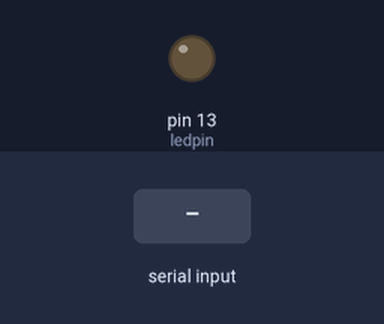
Bench run of a sketch on a simulated Arduino Uno, built with avr-gcc and run on an emulated ATmega328P. Shown: output pins drawn as LEDs (lit = HIGH). The test bench sets the inputs (shaded band). What the sketch prints to the serial monitor is not drawn.

Above: at 1.2 s.
1.3 s: "r" received over Serial
At 1.6 s:
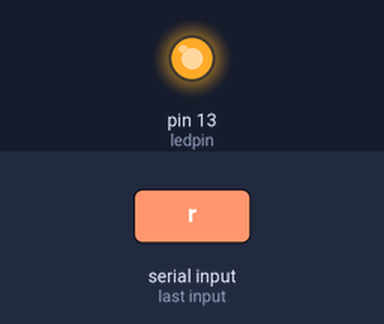
Timing chart, 0 to 4.3 s (numbered marks = the images above; inputs shaded):
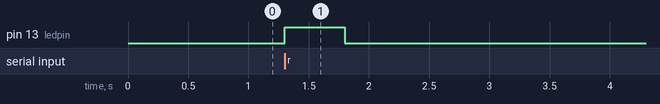

The sketch:

bluetooth_demo.ino
```cpp
//There are more information aboat this code in Page 24 of "Instruction manual-English.pdf"
char val;
int ledpin=13;
void setup()
{
  Serial.begin(9600);
  pinMode(ledpin,OUTPUT);
}
void loop()
{
  val=Serial.read();
  if(val=='r')
  {
    digitalWrite(ledpin,HIGH);
    delay(500);
    digitalWrite(ledpin,LOW);
    delay(500);
   Serial.println("keyes");
  }
 }
```

Measured:
- after the input at 1.3 s, pin 13 (ledpin): LOW → HIGH at once, → LOW 0.50 s later
